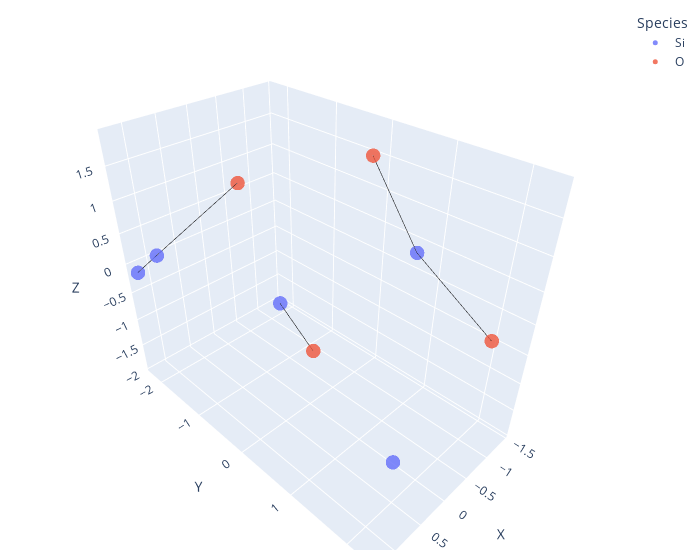
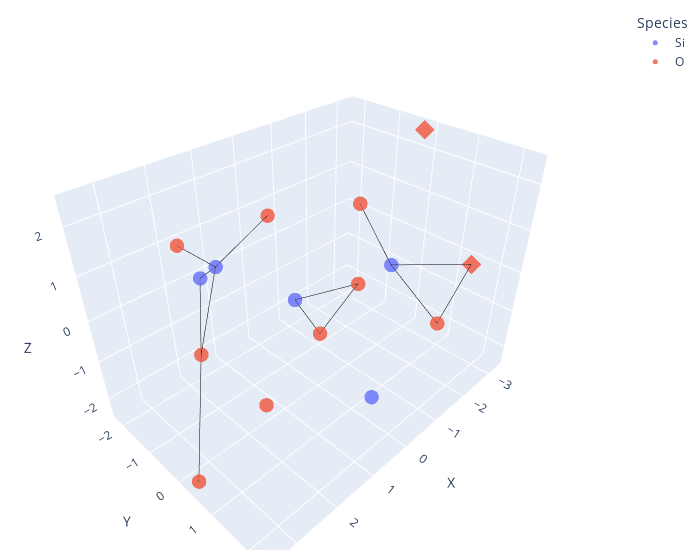
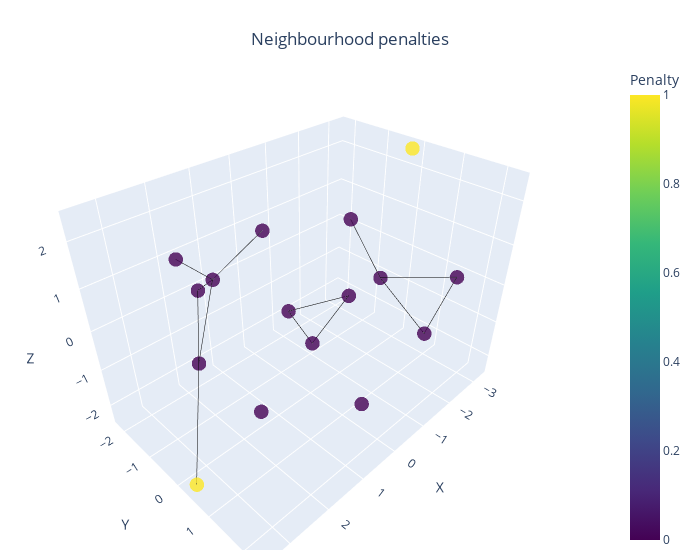
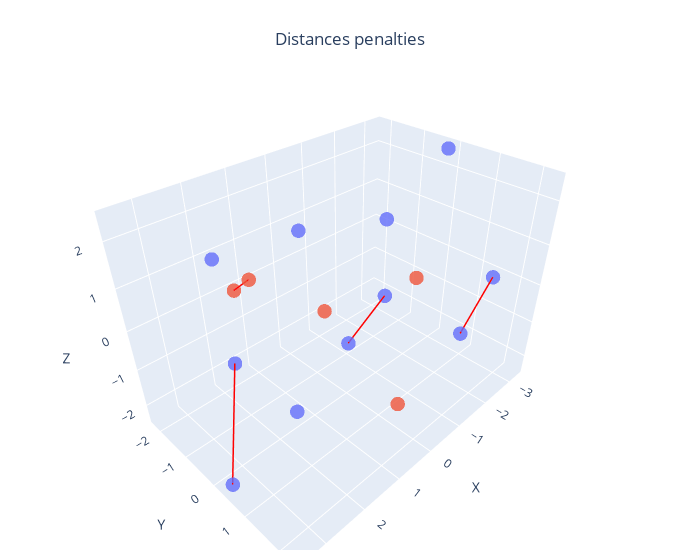

The notebook cell these images were saved under, in order:
### Code cell
ea_x.plot_fitness()
ea_x.plot_similarity()

best_solution_x = ea_x.get_best_solution()

plot_atoms(best_solution_x, atom_species_by_index, atom_species_by_symbol)
plot_solution_with_walls((wall_left, wall_right), best_solution_x, atom_species_by_index, atom_species_by_symbol)
plot_neighbourhood_penalties(np.concat([wall_left, wall_right, best_solution_x]), atom_species_by_index, atom_species_by_symbol, 2*wall_thickness + solution_thickness, cluster_size, cluster_size)
plot_distances_penalties(np.concat([wall_left, wall_right, best_solution_x]), atom_species_by_index, atom_species_by_symbol)

### Figure 1 — Plotly figure (JSON) as saved in the notebook; plotly's stock layout.template omitted (floating-point values rounded to 4 significant figures)
{"data": [{"customdata": [["Si"], ["Si"], ["Si"], ["Si"], ["Si"]], "hovertemplate": "%{customdata[0]}", "legendgroup": "Si", "marker": {"color": "#636efa", "opacity": 0.8, "size": 5, "symbol": "circle"}, "mode": "markers", "name": "Si", "scene": "scene", "showlegend": true, "text": ["Si", "O", "O", "Si", "O", "O", "Si", "Si", "Si"], "type": "scatter3d", "x": [-1.314, -1.444, 1.251, 1.19, 1.037], "y": [-2.125, 0.6494, -2.244, -1.72, 2.323], "z": [-1.922, 0.3024, -0.1176, 0.374, -0.5149]}, {"customdata": [["O"], ["O"], ["O"], ["O"]], "hovertemplate": "%{customdata[0]}", "legendgroup": "O", "marker": {"color": "#EF553B", "opacity": 0.8, "size": 5, "symbol": "circle"}, "mode": "markers", "name": "O", "scene": "scene", "showlegend": true, "text": ["Si", "O", "O", "Si", "O", "O", "Si", "Si", "Si"], "type": "scatter3d", "x": [-0.5273, -0.6806, -0.6799, -0.87], "y": [-2.077, -0.623, 0.4013, 2.247], "z": [0.7497, -1.776, 1.872, -0.001749]}, {"hoverinfo": "skip", "line": {"color": "black", "showscale": false, "width": 1}, "mode": "lines", "showlegend": false, "type": "scatter3d", "x": [1.251, 1.19], "y": [-2.244, -1.72], "z": [-0.1176, 0.374]}, {"hoverinfo": "skip", "line": {"color": "black", "showscale": false, "width": 1}, "mode": "lines", "showlegend": false, "type": "scatter3d", "x": [1.19, 1.251], "y": [-1.72, -2.244], "z": [0.374, -0.1176]}, {"hoverinfo": "skip", "line": {"color": "black", "showscale": false, "width": 1}, "mode": "lines", "showlegend": false, "type": "scatter3d", "x": [-1.314, -0.6806], "y": [-2.125, -0.623], "z": [-1.922, -1.776]}, {"hoverinfo": "skip", "line": {"color": "black", "showscale": false, "width": 1}, "mode": "lines", "showlegend": false, "type": "scatter3d", "x": [-1.444, -0.6799], "y": [0.6494, 0.4013], "z": [0.3024, 1.872]}, {"hoverinfo": "skip", "line": {"color": "black", "showscale": false, "width": 1}, "mode": "lines", "showlegend": false, "type": "scatter3d", "x": [-1.444, -0.87], "y": [0.6494, 2.247], "z": [0.3024, -0.001749]}, {"hoverinfo": "skip", "line": {"color": "black", "showscale": false, "width": 1}, "mode": "lines", "showlegend": false, "type": "scatter3d", "x": [1.19, -0.5273], "y": [-1.72, -2.077], "z": [0.374, 0.7497]}], "layout": {"legend": {"title": {"text": "Species"}, "tracegroupgap": 0}, "margin": {"b": 10, "l": 10, "r": 20, "t": 10}, "scene": {"aspectmode": "data", "domain": {"x": [0, 1], "y": [0, 1]}, "xaxis": {"title": {"text": "X"}}, "yaxis": {"title": {"text": "Y"}}, "zaxis": {"title": {"text": "Z"}}}, "title": {"automargin": true, "x": 0.5, "xanchor": "center", "y": 0.95, "yanchor": "top"}, "width": 700}}

### Figure 2 — Plotly figure (JSON) as saved in the notebook; plotly's stock layout.template omitted (floating-point values rounded to 4 significant figures)
{"data": [{"customdata": [["Si"], ["Si"], ["Si"], ["Si"], ["Si"]], "hovertemplate": "%{customdata[0]}", "legendgroup": "Si", "marker": {"color": "#636efa", "opacity": 0.8, "size": 5, "symbol": ["circle", "circle", "circle", "circle", "circle", "circle", "circle", "circle", "circle", "diamond", "diamond", "diamond", "diamond", "diamond", "diamond", "diamond"]}, "mode": "markers", "name": "Si", "scene": "scene", "showlegend": true, "text": ["Si", "O", "O", "Si", "O", "O", "Si", "Si", "Si", "O", "O", "O", "O", "O", "O", "O"], "type": "scatter3d", "x": [-1.314, -1.444, 1.251, 1.19, 1.037], "y": [-2.125, 0.6494, -2.244, -1.72, 2.323], "z": [-1.922, 0.3024, -0.1176, 0.374, -0.5149]}, {"customdata": [["O"], ["O"], ["O"], ["O"], ["O"], ["O"], ["O"], ["O"], ["O"], ["O"], ["O"]], "hovertemplate": "%{customdata[0]}", "legendgroup": "O", "marker": {"color": "#EF553B", "opacity": 0.8, "size": 5, "symbol": ["circle", "circle", "circle", "circle", "circle", "circle", "circle", "circle", "circle", "diamond", "diamond", "diamond", "diamond", "diamond", "diamond", "diamond"]}, "mode": "markers", "name": "O", "scene": "scene", "showlegend": true, "text": ["Si", "O", "O", "Si", "O", "O", "Si", "Si", "Si", "O", "O", "O", "O", "O", "O", "O"], "type": "scatter3d", "x": [-0.5273, -0.6806, -0.6799, -0.87, 3.475, 2.362, 2.092, 2.73, -1.969, -3.297, -2.683], "y": [-2.077, -0.623, 0.4013, 2.247, 0.3481, -1.076, -1.234, 1.549, -0.6533, -0.1629, 1.754], "z": [0.7497, -1.776, 1.872, -0.001749, -2.36, 1.636, -1.086, -0.0497, -1.043, 2.442, 0.2579]}, {"hoverinfo": "skip", "line": {"color": "black", "showscale": false, "width": 1}, "mode": "lines", "showlegend": false, "type": "scatter3d", "x": [-0.6806, -1.969], "y": [-0.623, -0.6533], "z": [-1.776, -1.043]}, {"hoverinfo": "skip", "line": {"color": "black", "showscale": false, "width": 1}, "mode": "lines", "showlegend": false, "type": "scatter3d", "x": [-0.87, -2.683], "y": [2.247, 1.754], "z": [-0.001749, 0.2579]}, {"hoverinfo": "skip", "line": {"color": "black", "showscale": false, "width": 1}, "mode": "lines", "showlegend": false, "type": "scatter3d", "x": [3.475, 2.092], "y": [0.3481, -1.234], "z": [-2.36, -1.086]}, {"hoverinfo": "skip", "line": {"color": "black", "showscale": false, "width": 1}, "mode": "lines", "showlegend": false, "type": "scatter3d", "x": [2.092, 3.475], "y": [-1.234, 0.3481], "z": [-1.086, -2.36]}, {"hoverinfo": "skip", "line": {"color": "black", "showscale": false, "width": 1}, "mode": "lines", "showlegend": false, "type": "scatter3d", "x": [-1.969, -0.6806], "y": [-0.6533, -0.623], "z": [-1.043, -1.776]}, {"hoverinfo": "skip", "line": {"color": "black", "showscale": false, "width": 1}, "mode": "lines", "showlegend": false, "type": "scatter3d", "x": [-2.683, -0.87], "y": [1.754, 2.247], "z": [0.2579, -0.001749]}, {"hoverinfo": "skip", "line": {"color": "black", "showscale": false, "width": 1}, "mode": "lines", "showlegend": false, "type": "scatter3d", "x": [1.251, 1.19], "y": [-2.244, -1.72], "z": [-0.1176, 0.374]}, {"hoverinfo": "skip", "line": {"color": "black", "showscale": false, "width": 1}, "mode": "lines", "showlegend": false, "type": "scatter3d", "x": [1.19, 1.251], "y": [-1.72, -2.244], "z": [0.374, -0.1176]}, {"hoverinfo": "skip", "line": {"color": "black", "showscale": false, "width": 1}, "mode": "lines", "showlegend": false, "type": "scatter3d", "x": [-1.314, -0.6806], "y": [-2.125, -0.623], "z": [-1.922, -1.776]}, {"hoverinfo": "skip", "line": {"color": "black", "showscale": false, "width": 1}, "mode": "lines", "showlegend": false, "type": "scatter3d", "x": [-1.314, -1.969], "y": [-2.125, -0.6533], "z": [-1.922, -1.043]}, {"hoverinfo": "skip", "line": {"color": "black", "showscale": false, "width": 1}, "mode": "lines", "showlegend": false, "type": "scatter3d", "x": [-1.444, -0.6799], "y": [0.6494, 0.4013], "z": [0.3024, 1.872]}, {"hoverinfo": "skip", "line": {"color": "black", "showscale": false, "width": 1}, "mode": "lines", "showlegend": false, "type": "scatter3d", "x": [-1.444, -0.87], "y": [0.6494, 2.247], "z": [0.3024, -0.001749]}, {"hoverinfo": "skip", "line": {"color": "black", "showscale": false, "width": 1}, "mode": "lines", "showlegend": false, "type": "scatter3d", "x": [-1.444, -2.683], "y": [0.6494, 1.754], "z": [0.3024, 0.2579]}, {"hoverinfo": "skip", "line": {"color": "black", "showscale": false, "width": 1}, "mode": "lines", "showlegend": false, "type": "scatter3d", "x": [1.251, 2.092], "y": [-2.244, -1.234], "z": [-0.1176, -1.086]}, {"hoverinfo": "skip", "line": {"color": "black", "showscale": false, "width": 1}, "mode": "lines", "showlegend": false, "type": "scatter3d", "x": [1.19, -0.5273], "y": [-1.72, -2.077], "z": [0.374, 0.7497]}, {"hoverinfo": "skip", "line": {"color": "black", "showscale": false, "width": 1}, "mode": "lines", "showlegend": false, "type": "scatter3d", "x": [1.19, 2.362], "y": [-1.72, -1.076], "z": [0.374, 1.636]}, {"hoverinfo": "skip", "line": {"color": "black", "showscale": false, "width": 1}, "mode": "lines", "showlegend": false, "type": "scatter3d", "x": [1.19, 2.092], "y": [-1.72, -1.234], "z": [0.374, -1.086]}], "layout": {"legend": {"title": {"text": "Species"}, "tracegroupgap": 0}, "margin": {"b": 10, "l": 10, "r": 20, "t": 10}, "scene": {"aspectmode": "data", "domain": {"x": [0, 1], "y": [0, 1]}, "xaxis": {"title": {"text": "X"}}, "yaxis": {"title": {"text": "Y"}}, "zaxis": {"title": {"text": "Z"}}}, "title": {"automargin": true, "x": 0.5, "xanchor": "center", "y": 0.95, "yanchor": "top"}, "width": 700}}

### Figure 3 — Plotly figure (JSON) as saved in the notebook; plotly's stock layout.template omitted (floating-point values rounded to 4 significant figures)
{"data": [{"hoverinfo": "text", "marker": {"color": [1, 0, 0, 0, 0, 1, 0, 0, 0, 0, 0, 0, 0, 0, 0, 0], "colorbar": {"title": {"text": "Penalty"}}, "colorscale": [[0, "#440154"], [0.1111, "#482878"], [0.2222, "#3e4989"], [0.3333, "#31688e"], [0.4444, "#26828e"], [0.5556, "#1f9e89"], [0.6667, "#35b779"], [0.7778, "#6ece58"], [0.8889, "#b5de2b"], [1, "#fde725"]], "opacity": 0.8, "showscale": true, "size": 5, "symbol": "circle"}, "mode": "markers", "showlegend": false, "text": ["O<br>viol.: 1.0", "O<br>viol.: 0.0", "O<br>viol.: 0.0", "O<br>viol.: 0.0", "O<br>viol.: 0.0", "O<br>viol.: 1.0", "O<br>viol.: 0.0", "Si<br>viol.: 0.0", "O<br>viol.: 0.0", "O<br>viol.: 0.0", "Si<br>viol.: 0.0", "O<br>viol.: 0.0", "O<br>viol.: 0.0", "Si<br>viol.: 0.0", "Si<br>viol.: 0.0", "Si<br>viol.: 0.0"], "type": "scatter3d", "x": [3.475, 2.362, 2.092, 2.73, -1.969, -3.297, -2.683, -1.314, -0.5273, -0.6806, -1.444, -0.6799, -0.87, 1.251, 1.19, 1.037], "y": [0.3481, -1.076, -1.234, 1.549, -0.6533, -0.1629, 1.754, -2.125, -2.077, -0.623, 0.6494, 0.4013, 2.247, -2.244, -1.72, 2.323], "z": [-2.36, 1.636, -1.086, -0.0497, -1.043, 2.442, 0.2579, -1.922, 0.7497, -1.776, 0.3024, 1.872, -0.001749, -0.1176, 0.374, -0.5149]}, {"hoverinfo": "skip", "line": {"color": "black", "showscale": false, "width": 1}, "mode": "lines", "showlegend": false, "type": "scatter3d", "x": [3.475, 2.092], "y": [0.3481, -1.234], "z": [-2.36, -1.086]}, {"hoverinfo": "skip", "line": {"color": "black", "showscale": false, "width": 1}, "mode": "lines", "showlegend": false, "type": "scatter3d", "x": [2.092, 3.475], "y": [-1.234, 0.3481], "z": [-1.086, -2.36]}, {"hoverinfo": "skip", "line": {"color": "black", "showscale": false, "width": 1}, "mode": "lines", "showlegend": false, "type": "scatter3d", "x": [-1.969, -0.6806], "y": [-0.6533, -0.623], "z": [-1.043, -1.776]}, {"hoverinfo": "skip", "line": {"color": "black", "showscale": false, "width": 1}, "mode": "lines", "showlegend": false, "type": "scatter3d", "x": [-2.683, -0.87], "y": [1.754, 2.247], "z": [0.2579, -0.001749]}, {"hoverinfo": "skip", "line": {"color": "black", "showscale": false, "width": 1}, "mode": "lines", "showlegend": false, "type": "scatter3d", "x": [-0.6806, -1.969], "y": [-0.623, -0.6533], "z": [-1.776, -1.043]}, {"hoverinfo": "skip", "line": {"color": "black", "showscale": false, "width": 1}, "mode": "lines", "showlegend": false, "type": "scatter3d", "x": [-0.87, -2.683], "y": [2.247, 1.754], "z": [-0.001749, 0.2579]}, {"hoverinfo": "skip", "line": {"color": "black", "showscale": false, "width": 1}, "mode": "lines", "showlegend": false, "type": "scatter3d", "x": [1.251, 1.19], "y": [-2.244, -1.72], "z": [-0.1176, 0.374]}, {"hoverinfo": "skip", "line": {"color": "black", "showscale": false, "width": 1}, "mode": "lines", "showlegend": false, "type": "scatter3d", "x": [1.19, 1.251], "y": [-1.72, -2.244], "z": [0.374, -0.1176]}, {"hoverinfo": "skip", "line": {"color": "black", "showscale": false, "width": 1}, "mode": "lines", "showlegend": false, "type": "scatter3d", "x": [-1.314, -1.969], "y": [-2.125, -0.6533], "z": [-1.922, -1.043]}, {"hoverinfo": "skip", "line": {"color": "black", "showscale": false, "width": 1}, "mode": "lines", "showlegend": false, "type": "scatter3d", "x": [-1.314, -0.6806], "y": [-2.125, -0.623], "z": [-1.922, -1.776]}, {"hoverinfo": "skip", "line": {"color": "black", "showscale": false, "width": 1}, "mode": "lines", "showlegend": false, "type": "scatter3d", "x": [-1.444, -2.683], "y": [0.6494, 1.754], "z": [0.3024, 0.2579]}, {"hoverinfo": "skip", "line": {"color": "black", "showscale": false, "width": 1}, "mode": "lines", "showlegend": false, "type": "scatter3d", "x": [-1.444, -0.6799], "y": [0.6494, 0.4013], "z": [0.3024, 1.872]}, {"hoverinfo": "skip", "line": {"color": "black", "showscale": false, "width": 1}, "mode": "lines", "showlegend": false, "type": "scatter3d", "x": [-1.444, -0.87], "y": [0.6494, 2.247], "z": [0.3024, -0.001749]}, {"hoverinfo": "skip", "line": {"color": "black", "showscale": false, "width": 1}, "mode": "lines", "showlegend": false, "type": "scatter3d", "x": [1.251, 2.092], "y": [-2.244, -1.234], "z": [-0.1176, -1.086]}, {"hoverinfo": "skip", "line": {"color": "black", "showscale": false, "width": 1}, "mode": "lines", "showlegend": false, "type": "scatter3d", "x": [1.19, 2.362], "y": [-1.72, -1.076], "z": [0.374, 1.636]}, {"hoverinfo": "skip", "line": {"color": "black", "showscale": false, "width": 1}, "mode": "lines", "showlegend": false, "type": "scatter3d", "x": [1.19, 2.092], "y": [-1.72, -1.234], "z": [0.374, -1.086]}, {"hoverinfo": "skip", "line": {"color": "black", "showscale": false, "width": 1}, "mode": "lines", "showlegend": false, "type": "scatter3d", "x": [1.19, -0.5273], "y": [-1.72, -2.077], "z": [0.374, 0.7497]}], "layout": {"margin": {"b": 10, "l": 10, "r": 20, "t": 10}, "scene": {"aspectmode": "data", "xaxis": {"title": {"text": "X"}}, "yaxis": {"title": {"text": "Y"}}, "zaxis": {"title": {"text": "Z"}}}, "title": {"automargin": true, "text": "Neighbourhood penalties", "x": 0.5, "xanchor": "center", "y": 0.95, "yanchor": "top"}, "width": 700}}

### Figure 4 — Plotly figure (JSON) as saved in the notebook; plotly's stock layout.template omitted (floating-point values rounded to 4 significant figures)
{"data": [{"customdata": [["O"], ["O"], ["O"], ["O"], ["O"], ["O"], ["O"], ["O"], ["O"], ["O"], ["O"]], "hovertemplate": "%{customdata[0]}", "legendgroup": "O", "marker": {"color": "#636efa", "opacity": 0.8, "size": 5, "symbol": "circle"}, "mode": "markers", "name": "O", "scene": "scene", "showlegend": false, "text": ["O", "O", "O", "O", "O", "O", "O", "Si", "O", "O", "Si", "O", "O", "Si", "Si", "Si"], "type": "scatter3d", "x": [3.475, 2.362, 2.092, 2.73, -1.969, -3.297, -2.683, -0.5273, -0.6806, -0.6799, -0.87], "y": [0.3481, -1.076, -1.234, 1.549, -0.6533, -0.1629, 1.754, -2.077, -0.623, 0.4013, 2.247], "z": [-2.36, 1.636, -1.086, -0.0497, -1.043, 2.442, 0.2579, 0.7497, -1.776, 1.872, -0.001749]}, {"customdata": [["Si"], ["Si"], ["Si"], ["Si"], ["Si"]], "hovertemplate": "%{customdata[0]}", "legendgroup": "Si", "marker": {"color": "#EF553B", "opacity": 0.8, "size": 5, "symbol": "circle"}, "mode": "markers", "name": "Si", "scene": "scene", "showlegend": false, "text": ["O", "O", "O", "O", "O", "O", "O", "Si", "O", "O", "Si", "O", "O", "Si", "Si", "Si"], "type": "scatter3d", "x": [-1.314, -1.444, 1.251, 1.19, 1.037], "y": [-2.125, 0.6494, -2.244, -1.72, 2.323], "z": [-1.922, 0.3024, -0.1176, 0.374, -0.5149]}, {"hoverinfo": "text", "line": {"color": "red", "width": 3}, "mode": "lines", "showlegend": false, "text": "dist: 2.46A", "type": "scatter3d", "x": [3.475, 2.092], "y": [0.3481, -1.234], "z": [-2.36, -1.086]}, {"hoverinfo": "text", "line": {"color": "red", "width": 3}, "mode": "lines", "showlegend": false, "text": "dist: 1.48A", "type": "scatter3d", "x": [-1.969, -0.6806], "y": [-0.6533, -0.623], "z": [-1.043, -1.776]}, {"hoverinfo": "text", "line": {"color": "red", "width": 3}, "mode": "lines", "showlegend": false, "text": "dist: 1.90A", "type": "scatter3d", "x": [-2.683, -0.87], "y": [1.754, 2.247], "z": [0.2579, -0.001749]}, {"hoverinfo": "text", "line": {"color": "red", "width": 3}, "mode": "lines", "showlegend": false, "text": "dist: 0.72A", "type": "scatter3d", "x": [1.251, 1.19], "y": [-2.244, -1.72], "z": [-0.1176, 0.374]}, {"hoverinfo": "skip", "marker": {"showscale": false}, "mode": "markers", "showlegend": false, "type": "scatter3d", "x": [null], "y": [null], "z": [null]}], "layout": {"legend": {"title": {"text": "Species"}, "tracegroupgap": 0}, "margin": {"b": 10, "l": 10, "r": 20, "t": 10}, "scene": {"aspectmode": "data", "domain": {"x": [0, 1], "y": [0, 1]}, "xaxis": {"title": {"text": "X"}}, "yaxis": {"title": {"text": "Y"}}, "zaxis": {"title": {"text": "Z"}}}, "title": {"automargin": true, "text": "Distances penalties", "x": 0.5, "xanchor": "center", "y": 0.95, "yanchor": "top"}, "width": 700}}
